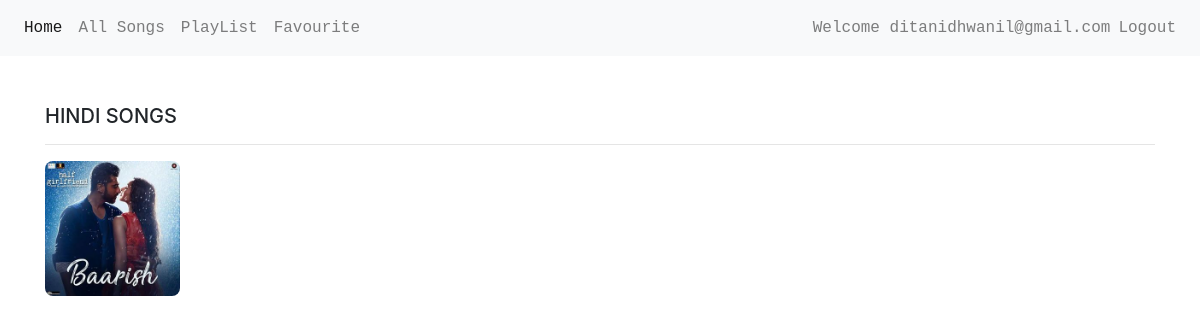
The app's page /hindi_songs/ (signed in) with its own data.
### accounts/models.py (models this page shows, shortened)
class User(AbstractBaseUser, PermissionsMixin):
    email = models.EmailField(_('Email Address'), max_length=255, unique=True)
    first_name = models.CharField(_('First Name'), max_length=255, blank=True, null=True)
    last_name = models.CharField(_('Last Name'), max_length=255, blank=True, null=True)
    is_active = models.BooleanField(_('Active'), default=False)
    is_staff = models.BooleanField(_('Staff'), default=False)
    is_artist = models.BooleanField(_('Artist'), default=False)
    date_joined = models.DateTimeField(_('Created On'), default=timezone.now)
    USERNAME_FIELD = 'email'
    EMAIL_FIELD = 'email'
    REQUIRED_FIELD = []
    objects = UserManager()

### musicapp/models.py (models this page shows, shortened)
class Song(models.Model):
    Language_Choice = (
        ('Hindi', 'Hindi'),
        ('English', 'English'),
    )
    name = models.CharField(max_length=200)
    album = models.CharField(max_length=200)
    language = models.CharField(max_length=20, choices=Language_Choice, default='Hindi')
    year = models.IntegerField()
    artist = models.CharField(max_length=200)
    song_file = models.FileField(upload_to='music/')
    thumbnail = models.ImageField(upload_to='thumbnails/')
    added_on = models.DateTimeField(default=timezone.now)

### musicapp/views.py (the view)
# urls.py: path('hindi_songs/', views.hindi_songs, name='hindi_songs'),
def hindi_songs(request):
    context = {}
    last_played_list = list(Recent.objects.values('song_id').order_by('-id'))
    if last_played_list:
        last_played_id = last_played_list[0]['song_id']
        last_played_song = Song.objects.get(id=last_played_id)
    else:
        last_played_song = False
    query = request.GET.get('q')
    if query:
        hindi_songs = Song.objects.filter(Q(name__icontains=query)).distinct()
        context['heading'] = 'SEARCH RESULTS'
    else:
        hindi_songs = Song.objects.filter(language='Hindi')
        context['heading'] = 'HINDI SONGS'
    qs_artists = Song.objects.values_list('artist').all()
    s_list = [s.split(',') for artist in qs_artists for s in artist]
    all_artists = sorted(list(set([s.strip() for artist in s_list for s in artist])))
    context['hindi_songs'] = hindi_songs
    context['all_artists'] = all_artists
    context['all_languages'] = ['Hindi']
    context['last_played'] = last_played_song
    return render(request, 'musicapp/hindi_songs.html', context=context)

### musicapp/templates/musicapp/hindi_songs.html (shortened to what this page needs)
{% extends 'base.html' %}
{% block body %}
{% include 'nav.html' %}
<br>
<br>
<div class="container" style="margin-bottom: 20px;">
  <header class="section-heading">
    <h5 class="section-title">HINDI SONGS</h5>
  </header>
  <hr>
  <div class="row" style="margin-right: 65px;margin-left:-15px;">
    {% if hindi_songs %}
    {% for song in hindi_songs %}
    <div class="col-sm-2 col-md-2" style="padding-bottom: 15px;">
      <div class="hovereffect">
        <img src="{{ song.thumbnail.url}}" class="img-responsive" height="135" width="135"
          style="border-radius: 8px 8px 8px 8px;">
      </div>
    </div>
    {% endfor %}
    {% endif %}
  </div>
</div>
<br>
{% endblock body %}

### templates/nav.html (shortened to what this page needs)
<nav class="navbar navbar-expand-sm navbar-light bg-light">
    <div class="collapse navbar-collapse" id="collapsibleNavId">
        <ul class="navbar-nav mr-auto mt-2 mt-lg-0">
            <li class="nav-item active">
                <a class="nav-link" href="{% url 'home' %}">Home</a>
            </li>
            <li class="nav-item">
                <a class="nav-link" href="{% url 'all_songs' %}">All Songs</a>
            </li>
            <li class="nav-item">
                <a class="nav-link" href="{% url 'playlist' %}">PlayList</a>
            </li>
            <li class="nav-item">
                <a href="{% url 'favourite' %}" class="nav-link">Favourite</a>
            </li>
        </ul>
        <ul class="navbar-nav">
            {% if user.is_authenticated %}
                <span class='navbar-text'>Welcome {{ user.email }}</span>
                <li>
                    <a class="nav-link" href="/accounts/logout">Logout</a>
                </li>
            {% endif %}
        </ul>
    </div>
</nav>

### templates/base.html (style rules this page uses)
.navbar { font-family: 'Source Code Pro', monospace; }
.hovereffect { width: 100%; height: 100%; float: left; overflow: hidden; position: relative; text-align: center; cursor: default; }
.hovereffect img { display: block; position: relative; -webkit-transition: all .4s linear; transition: all .4s linear; }
html { position: relative; min-height: 100%; }
body { margin-bottom: 0px; }

### records on screen
User: email "ditanidhwanil@gmail.com"
Song: thumbnail (picture)
